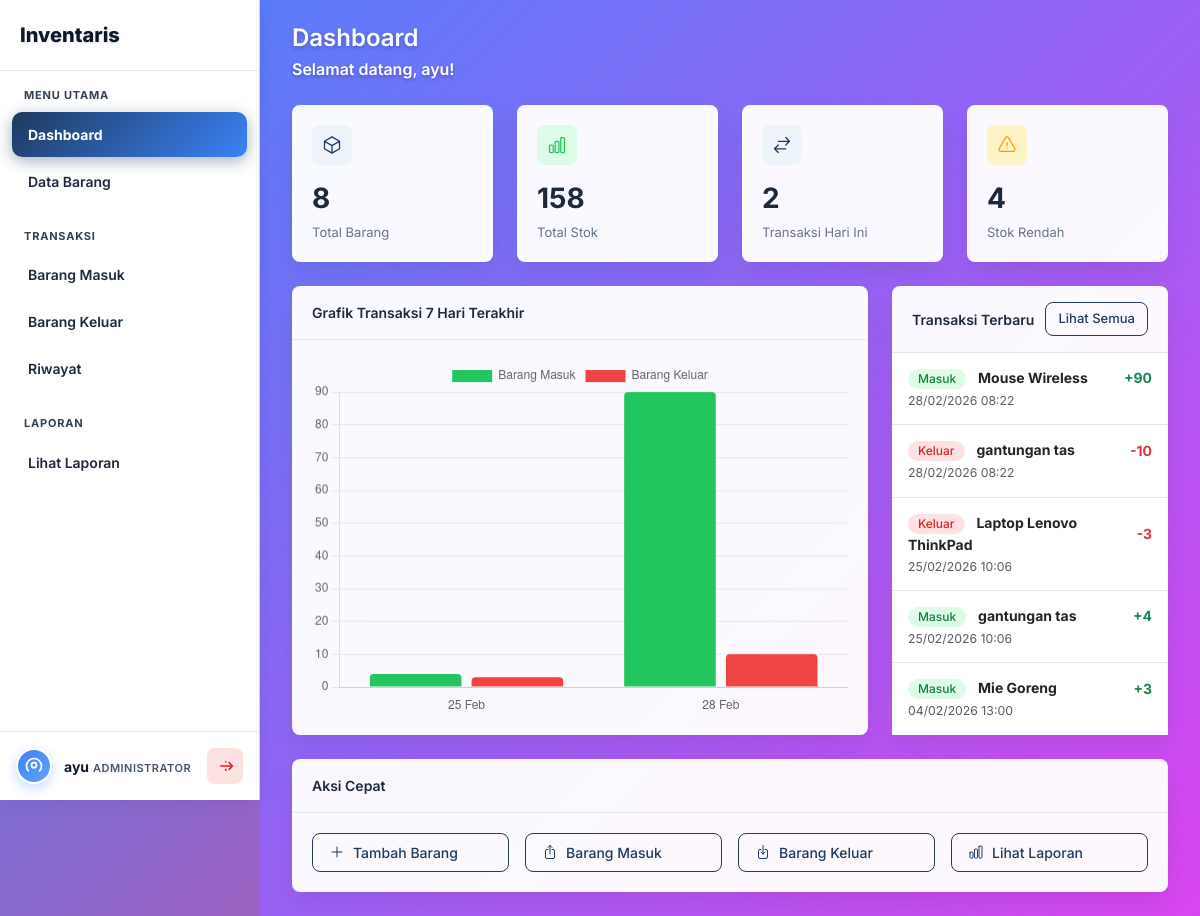
The app's page /app/dashboard.php (signed in) with its own data.
### tables this page shows
CREATE TABLE `transaksi` (
  `id` int NOT NULL,
  `id_barang` int NOT NULL,
  `jenis_transaksi` enum('masuk','keluar') NOT NULL,
  `jumlah` int NOT NULL,
  `tanggal_transaksi` datetime DEFAULT CURRENT_TIMESTAMP,
  `keterangan` text,
  `petugas_id` int DEFAULT NULL,
  `created_at` timestamp NULL DEFAULT CURRENT_TIMESTAMP,
  `updated_at` timestamp NULL DEFAULT CURRENT_TIMESTAMP ON UPDATE CURRENT_TIMESTAMP
);

CREATE TABLE `barang` (
  `id` int NOT NULL,
  `kode_barang` varchar(50) DEFAULT NULL,
  `nama_barang` varchar(100) NOT NULL,
  `id_kategori` int NOT NULL,
  `satuan` varchar(20) NOT NULL DEFAULT 'buah',
  `stok` int DEFAULT '0',
  `stok_minimal` int NOT NULL DEFAULT '0',
  `status` enum('aktif','nonaktif') NOT NULL DEFAULT 'aktif',
  `kondisi` enum('baik','rusak','hilang') NOT NULL DEFAULT 'baik',
  `harga` decimal(12,2) DEFAULT '0.00',
  `lokasi` varchar(100) DEFAULT NULL,
  `keterangan` text,
  `foto` varchar(255) DEFAULT NULL,
  `created_at` timestamp NULL DEFAULT CURRENT_TIMESTAMP,
  `updated_at` timestamp NULL DEFAULT CURRENT_TIMESTAMP ON UPDATE CURRENT_TIMESTAMP
);

### app/dashboard.php (the view, shortened to what this page needs)
<?php
require_once __DIR__ . '/includes/header.php';
require_once __DIR__ . '/config/koneksi.php';
$stmt = $pdo->query("SELECT COUNT(*) as total FROM barang");
$total_barang = $stmt->fetch()['total'];
$stmt = $pdo->query("SELECT SUM(stok) as total FROM barang");
$total_stok = $stmt->fetch()['total'] ?? 0;
$stmt = $pdo->query("SELECT COUNT(*) as total FROM transaksi WHERE DATE(tanggal_transaksi) = CURDATE()");
$transaksi_hari_ini = $stmt->fetch()['total'];
$stmt = $pdo->query("SELECT COUNT(*) as total FROM barang WHERE stok < 10");
$stok_rendah = $stmt->fetch()['total'];
$stmt = $pdo->query("
    SELECT
        DATE(tanggal_transaksi) as tanggal,
        SUM(CASE WHEN jenis_transaksi = 'masuk' THEN jumlah ELSE 0 END) as masuk,
        SUM(CASE WHEN jenis_transaksi = 'keluar' THEN jumlah ELSE 0 END) as keluar
    FROM transaksi
    WHERE tanggal_transaksi >= DATE_SUB(CURDATE(), INTERVAL 7 DAY)
    GROUP BY DATE(tanggal_transaksi)
    ORDER BY tanggal ASC
");
$chart_data = $stmt->fetchAll();
$stmt = $pdo->query("
    SELECT t.*, b.nama_barang
    FROM transaksi t
    JOIN barang b ON t.id_barang = b.id
    ORDER BY t.tanggal_transaksi DESC
    LIMIT 5
");
$transaksi_terbaru = $stmt->fetchAll();
?>
<div class="page-header">
    <h1>Dashboard</h1>
    <p>Selamat datang, <?= htmlspecialchars($_SESSION['username']) ?>!</p>
</div>
<div class="row g-4 mb-4">
    <div class="col-md-3">
        <div class="stat-card">
            <div class="stat-icon primary">
                <svg xmlns="http://www.w3.org/2000/svg" fill="none" viewBox="0 0 24 24" stroke-width="1.5" stroke="currentColor">
                    <path stroke-linecap="round" stroke-linejoin="round" d="m21 7.5-9-5.25L3 7.5m18 0-9 5.25m9-5.25v9l-9 5.25M3 7.5l9 5.25M3 7.5v9l9 5.25m0-9v9" />
                </svg>
            </div>
            <div class="stat-value"><?= number_format($total_barang) ?></div>
            <div class="stat-label">Total Barang</div>
        </div>
    </div>
    <div class="col-md-3">
        <div class="stat-card">
            <div class="stat-icon success">
            </div>
            <div class="stat-value"><?= number_format($total_stok) ?></div>
            <div class="stat-label">Total Stok</div>
        </div>
    </div>
    <div class="col-md-3">
        <div class="stat-card">
            <div class="stat-icon primary">
                <svg xmlns="http://www.w3.org/2000/svg" fill="none" viewBox="0 0 24 24" stroke-width="1.5" stroke="currentColor">
                    <path stroke-linecap="round" stroke-linejoin="round" d="M7.5 21 3 16.5m0 0L7.5 12M3 16.5h13.5m0-13.5L21 7.5m0 0L16.5 12M21 7.5H7.5" />
                </svg>
            </div>
            <div class="stat-value"><?= number_format($transaksi_hari_ini) ?></div>
            <div class="stat-label">Transaksi Hari Ini</div>
        </div>
    </div>
    <div class="col-md-3">
        <div class="stat-card">
            <div class="stat-icon warning">
            </div>
            <div class="stat-value"><?= number_format($stok_rendah) ?></div>
            <div class="stat-label">Stok Rendah</div>
        </div>
    </div>
</div>
<div class="row g-4">
    <div class="col-lg-8">
        <div class="card h-100">
            <div class="card-header">Grafik Transaksi 7 Hari Terakhir</div>
            <div class="card-body">
                <canvas id="chartTransaksi" height="280"></canvas>
            </div>
        </div>
    </div>
    <div class="col-lg-4">
        <div class="card h-100">
            <div class="card-header d-flex justify-content-between align-items-center">
                <span>Transaksi Terbaru</span>
                <a href="<?= $base_url ?>/app/transaksi/riwayat.php" class="btn btn-sm btn-outline-primary">Lihat Semua</a>
            </div>
            <div class="card-body p-0">
                <div class="list-group list-group-flush">
                    <?php if (empty($transaksi_terbaru)): ?>
                        <div class="list-group-item text-center text-muted py-4">
                            Belum ada transaksi
                        </div>
                    <?php else: ?>
                        <?php foreach ($transaksi_terbaru as $t): ?>
                            <div class="list-group-item">
                                <div class="d-flex justify-content-between align-items-center">
                                    <div>
                                        <span class="badge <?= $t['jenis_transaksi'] === 'masuk' ? 'bg-success' : 'bg-danger' ?> me-2">
                                            <?= $t['jenis_transaksi'] === 'masuk' ? 'Masuk' : 'Keluar' ?>
                                        </span>
                                        <strong><?= htmlspecialchars($t['nama_barang']) ?></strong>
                                    </div>
                                    <span class="<?= $t['jenis_transaksi'] === 'masuk' ? 'text-success' : 'text-danger' ?> fw-bold">
                                        <?= $t['jenis_transaksi'] === 'masuk' ? '+' : '-' ?><?= $t['jumlah'] ?>
                                    </span>
                                </div>
                                <small class="text-muted">
                                    <?= date('d/m/Y H:i', strtotime($t['tanggal_transaksi'])) ?>
                                </small>
                            </div>
                        <?php endforeach; ?>
                    <?php endif; ?>
                </div>
            </div>
        </div>
    </div>
</div>
<div class="row mt-4">
    <div class="col-12">
        <div class="card">
            <div class="card-header">Aksi Cepat</div>
            <div class="card-body">
                <div class="row g-3">
                    <div class="col-md-3">
                        <a href="<?= $base_url ?>/app/barang/tambah.php" class="btn btn-outline-primary w-100">
                            <svg xmlns="http://www.w3.org/2000/svg" fill="none" viewBox="0 0 24 24" stroke-width="1.5" stroke="currentColor" width="18" height="18">
                                <path stroke-linecap="round" stroke-linejoin="round" d="M12 4.5v15m7.5-7.5h-15" />
                            </svg>
                            Tambah Barang
                        </a>
                    </div>
                    <div class="col-md-3">
                        <a href="<?= $base_url ?>/app/transaksi/masuk.php" class="btn btn-outline-primary w-100">
                            Barang Masuk
                        </a>
                    </div>
                    <div class="col-md-3">
                        <a href="<?= $base_url ?>/app/transaksi/keluar.php" class="btn btn-outline-primary w-100">
                            Barang Keluar
                        </a>
                    </div>
                    <div class="col-md-3">
                        <a href="<?= $base_url ?>/app/laporan/" class="btn btn-outline-primary w-100">
                            Lihat Laporan
                        </a>
                    </div>
                </div>
            </div>
        </div>
    </div>
</div>
<?php
$chart_json = json_encode($chart_data);
?>
<?php require_once __DIR__ . '/includes/footer.php'; ?>
<script>
document.addEventListener('DOMContentLoaded', function() {
    const chartData = <?= $chart_json ?>;
    // Jika tidak ada data, tampilkan pesan
    if (chartData.length === 0) {
        document.getElementById('chartTransaksi').parentElement.innerHTML =
            '<div class="text-center text-muted py-5">Belum ada data transaksi 7 hari terakhir</div>';
        return;
    }
    const labels = chartData.map(d => {
        const date = new Date(d.tanggal);
        return date.toLocaleDateString('id-ID', { day: 'numeric', month: 'short' });
    });
    const masukData = chartData.map(d => parseInt(d.masuk));
    const keluarData = chartData.map(d => parseInt(d.keluar));
    const ctx = document.getElementById('chartTransaksi').getContext('2d');
    new Chart(ctx, {
        type: 'bar',
        data: {
            labels: labels,
            datasets: [
                {
                    label: 'Barang Masuk',
                    data: masukData,
                    backgroundColor: '#22c55e',
                    borderRadius: 4
                },
                {
                    label: 'Barang Keluar',
                    data: keluarData,
                    backgroundColor: '#ef4444',
                    borderRadius: 4
                }
            ]
        },
        options: {
            responsive: true,
            maintainAspectRatio: false,
            plugins: {
                legend: { position: 'top' }
            },
            scales: {
                x: { grid: { display: false } },
                y: { beginAtZero: true, grid: { color: '#e2e8f0' } }
            }
        }
    });
});
</script>

### app/includes/header.php (shortened to what this page needs)
<?php
$base_url = dirname(dirname(dirname($_SERVER['SCRIPT_NAME'])));
$base_url = rtrim($base_url, '/\\');
$current_page = basename($_SERVER['PHP_SELF'], '.php');
$current_dir  = basename(dirname($_SERVER['PHP_SELF']));
?>
<!DOCTYPE html>
<html lang="id">
<head>
    <link href="https://cdn.jsdelivr.net/npm/bootstrap@5.3.2/dist/css/bootstrap.min.css" rel="stylesheet">
    <link href="https://cdn.datatables.net/1.13.7/css/dataTables.bootstrap5.min.css" rel="stylesheet">
    <link href="<?= $base_url ?>/app/assets/css/style.css?v=<?= time() ?>" rel="stylesheet">
</head>
<body>
<div class="app-container">
<aside class="sidebar">
    <div class="sidebar-header">
        <div class="sidebar-logo">
            <span>Inventaris</span>
        </div>
    </div>
    <nav class="sidebar-nav">
        <div class="nav-section">
            <span class="nav-section-title">Menu Utama</span>
            <a href="<?= $base_url ?>/app/dashboard.php"
               class="nav-item <?= ($current_page === 'dashboard') ? 'active' : '' ?>">
                <span>Dashboard</span>
            </a>
            <a href="<?= $base_url ?>/app/barang/"
               class="nav-item <?= ($current_dir === 'barang') ? 'active' : '' ?>">
                <span>Data Barang</span>
            </a>
        </div>
        <div class="nav-section">
            <span class="nav-section-title">Transaksi</span>
            <a href="<?= $base_url ?>/app/transaksi/masuk.php"
               class="nav-item <?= ($current_page === 'masuk') ? 'active' : '' ?>">
                <span>Barang Masuk</span>
            </a>
            <a href="<?= $base_url ?>/app/transaksi/keluar.php"
               class="nav-item <?= ($current_page === 'keluar') ? 'active' : '' ?>">
                <span>Barang Keluar</span>
            </a>
            <a href="<?= $base_url ?>/app/transaksi/riwayat.php"
               class="nav-item <?= ($current_page === 'riwayat') ? 'active' : '' ?>">
                <span>Riwayat</span>
            </a>
        </div>
        <div class="nav-section">
            <span class="nav-section-title">Laporan</span>
            <a href="<?= $base_url ?>/app/laporan/"
               class="nav-item <?= ($current_dir === 'laporan') ? 'active' : '' ?>">
                <span>Lihat Laporan</span>
            </a>
        </div>
    </nav>
    <div class="sidebar-footer">
    <div class="user-info">
        <div class="user-avatar">
            <svg xmlns="http://www.w3.org/2000/svg" fill="none"
                 viewBox="0 0 24 24" stroke="currentColor">
                <path stroke-linecap="round" stroke-linejoin="round"
                      stroke-width="2"
                      d="M5.121 17.804A9 9 0 1118.88 17.804M15 11a3 3 0 11-6 0 3 3 0 016 0z" />
            </svg>
        </div>
        <div class="user-details">
            <span class="user-name">ayu</span>
            <span class="user-role">Administrator</span>
        </div>
    </div>
    <a href="<?= $base_url ?>/app/auth/logout.php" class="logout-btn" title="Logout">
        <svg xmlns="http://www.w3.org/2000/svg" fill="none"
             viewBox="0 0 24 24" stroke="currentColor">
            <path stroke-linecap="round" stroke-linejoin="round"
                  stroke-width="2"
                  d="M17 16l4-4m0 0l-4-4m4 4H7m6 4v1m0-10V7" />
        </svg>
    </a>
</div>
</aside>
<main class="main-content">

### app/includes/footer.php (shortened to what this page needs)
        </main>
    </div>
</body>
</html>

### records on screen
transaksi: jenis_transaksi "Masuk", id_barang.nama_barang "Mouse Wireless", jumlah "90", tanggal_transaksi "28/02/2026 08:22"
transaksi: jenis_transaksi "Keluar", id_barang.nama_barang "gantungan tas", jumlah "10", tanggal_transaksi "28/02/2026 08:22"
transaksi: jenis_transaksi "Keluar", id_barang.nama_barang "Laptop Lenovo ThinkPad", jumlah "3", tanggal_transaksi "25/02/2026 10:06"
transaksi: jenis_transaksi "Masuk", id_barang.nama_barang "gantungan tas", jumlah "4", tanggal_transaksi "25/02/2026 10:06"
transaksi: jenis_transaksi "Masuk", id_barang.nama_barang "Mie Goreng", jumlah "3", tanggal_transaksi "04/02/2026 13:00"

### other values on screen
$_SESSION['username'] "ayu"
$total_barang "8"
$total_stok "158"
$transaksi_hari_ini "2"
$stok_rendah "4"
chart data {{ $chart_json }} [{"tanggal":"2026-02-25","masuk":"4","keluar":"3"},{"tanggal":"2026-02-28","masuk":"90","keluar":"10"}]
